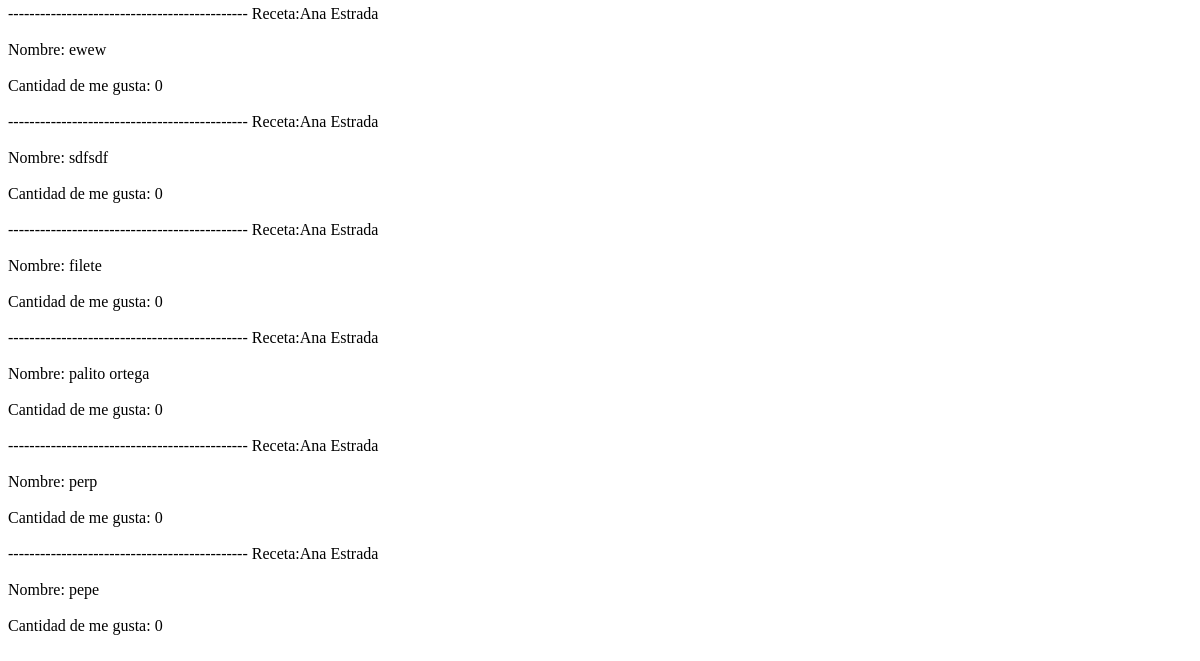
Before: /ranking (lower part) with the older database file.
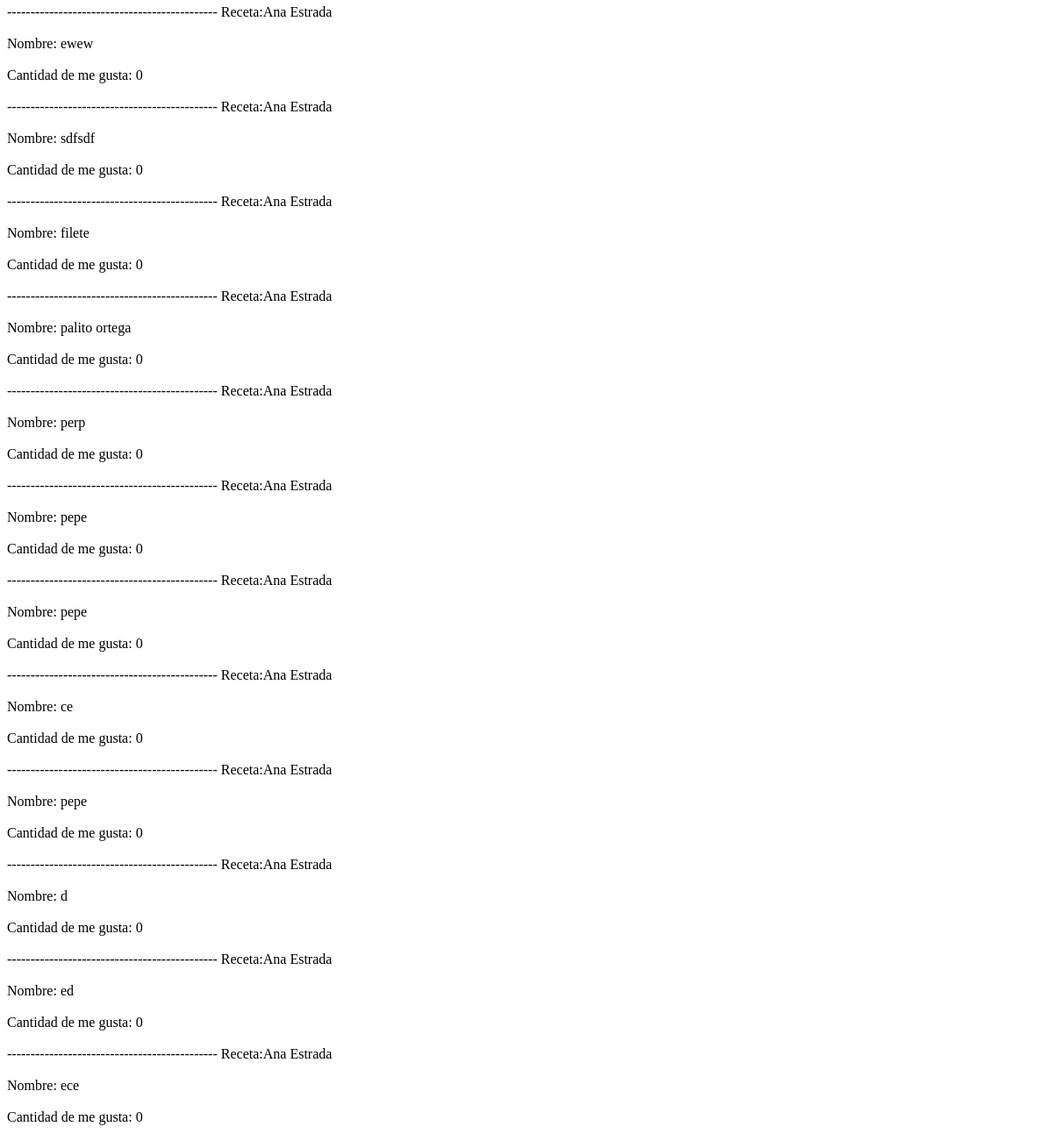
After: the same page with the newer database file.
### models.py (models this page shows)
class Receta(db.Model):
    __tablename__  = 'receta'
    id = db.Column(db.Integer, primary_key=True)
    nombre = db.Column(db.String(80), nullable = False)
    tiempo = db.Column(db.String(80), nullable= False)
    elaboracion = db.Column(db.String(255), nullable = False)
    cantidadmegusta = db.Column(db.Integer, nullable = False)
    fecha = db.Column(db.DateTime)
    usuarioid = db.Column(db.Integer, db.ForeignKey('usuario.id'))
    ingrediente = db.relationship('Ingrediente', backref='receta', cascade = "all, delete-orphan")

class Usuario(db.Model):
    __tablename__ = 'usuario'
    id = db.Column(db.Integer, primary_key= True)
    nombre = db.Column(db.String(80), nullable = False)
    correo =  db.Column(db.String(120), unique = True, nullable = False)
    clave = db.Column(db.String(120), nullable = False)
    receta = db.relationship('Receta', backref = 'usuario', cascade = "all, delete-orphan")

### app.py (the view)
@app.route('/ranking', methods = ['POST', 'GET'])
def lista_ranking():
    return render_template('rankings.html', receta = Receta.query.order_by(desc(Receta.cantidadmegusta)).all())

### templates/rankings.html (shortened to what this page needs)
<!DOCTYPE html>
<html lang="en">
<head>
</head>
<body>
    {% for Xreceta in receta %}
        <a>---------------------------------------------</a>
        <a>Receta:{{Xreceta.usuario.nombre}}</a>
        <br>
        <br>
        <a>Nombre: {{Xreceta.nombre}}</a>
        <br>
        <br>
        <a>Cantidad de me gusta: {{Xreceta.cantidadmegusta}}</a>
        <br>
        <br>
    {%endfor%}
</body>
</html>

Changed rows visible on the page:
added Receta: usuario.nombre "Ana Estrada", nombre "pepe", cantidadmegusta "0"
added Receta: usuario.nombre "Ana Estrada", nombre "ce", cantidadmegusta "0"
added Receta: usuario.nombre "Ana Estrada", nombre "pepe", cantidadmegusta "0"
added Receta: usuario.nombre "Ana Estrada", nombre "d", cantidadmegusta "0"
added Receta: usuario.nombre "Ana Estrada", nombre "ed", cantidadmegusta "0"
added Receta: usuario.nombre "Ana Estrada", nombre "ece", cantidadmegusta "0"
